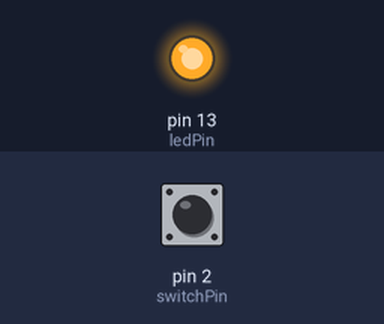
This sketch was run on a simulated Arduino Uno, built with avr-gcc and run on an emulated ATmega328P. Shown: output pins drawn as LEDs (lit = HIGH). Inputs (shaded band) come from the test bench; at power-on: pin 2 (switchPin) HIGH.

Above: at 1.2 s.
1.3 s: pin 2 (switchPin) pulled LOW for 0.15 s
At 1.37 s:
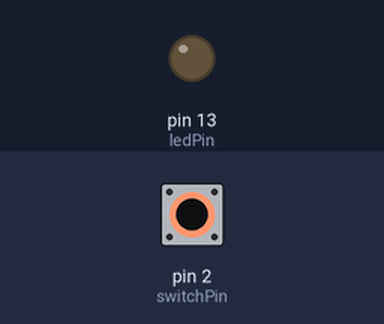
2.9 s: pin 2 (switchPin) pulled LOW for 3.2 s
At 6.6 s:
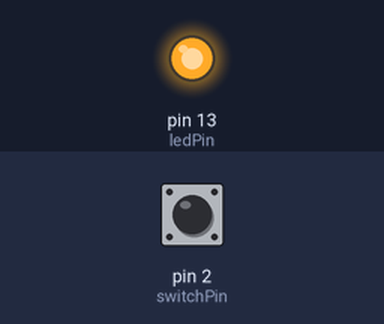
Timing chart, 0 to 8.1 s (numbered marks = the images above; inputs shaded):
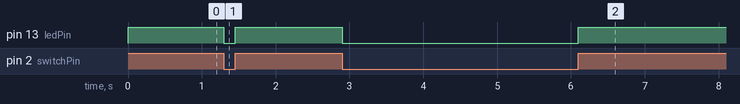

Measured:
- after the input at 1.3 s, pin 13 (ledPin): HIGH → LOW at once, → HIGH 0.15 s later
- after the input at 2.9 s, pin 13 (ledPin): HIGH → LOW at once, → HIGH 3.2 s later

The sketch:

_43_PIR_Motion_Sensor.ino
```cpp
 int ledPin = 13;
     int switchPin = 2;
     int value = 0;
     void setup() {
       pinMode(ledPin, OUTPUT);
       pinMode(switchPin, INPUT);
     }
     void loop() {
       value = digitalRead(switchPin);
       if (HIGH == value) {
         digitalWrite(ledPin, HIGH);
       } else {
         digitalWrite(ledPin, LOW);
       }
     }
```
